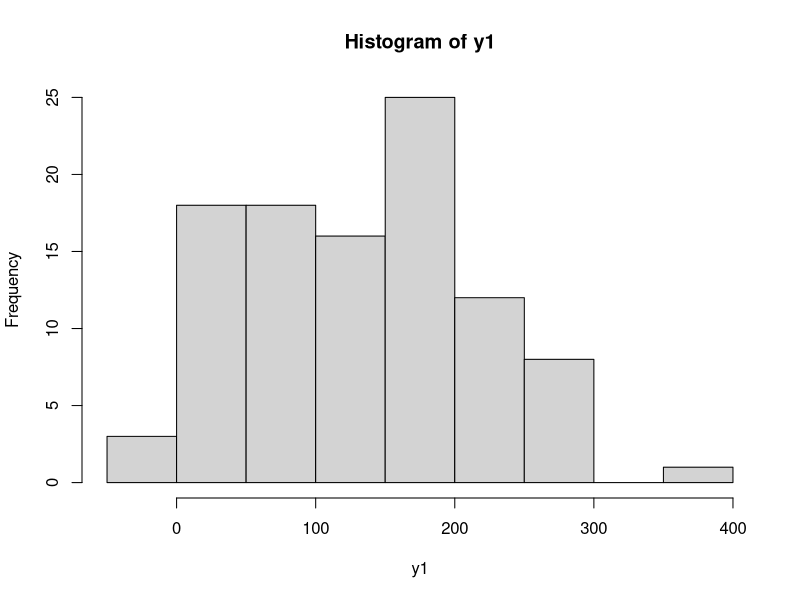
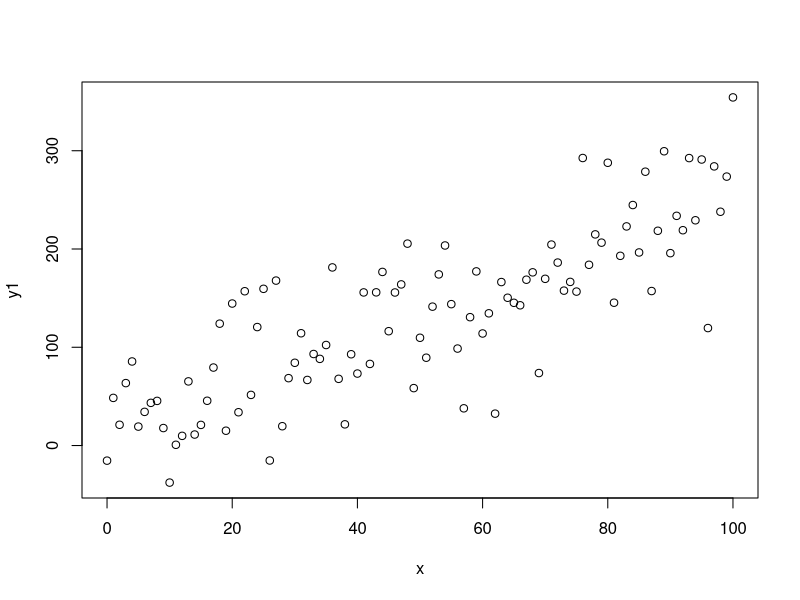
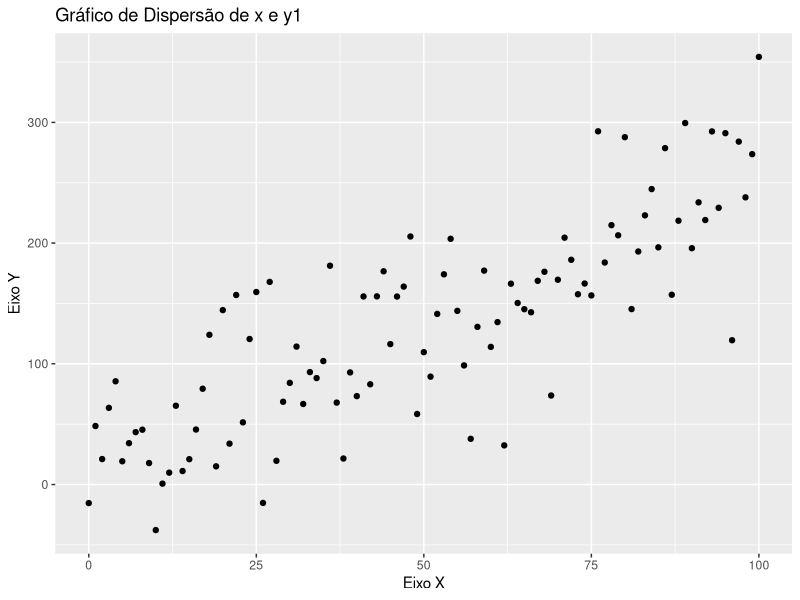
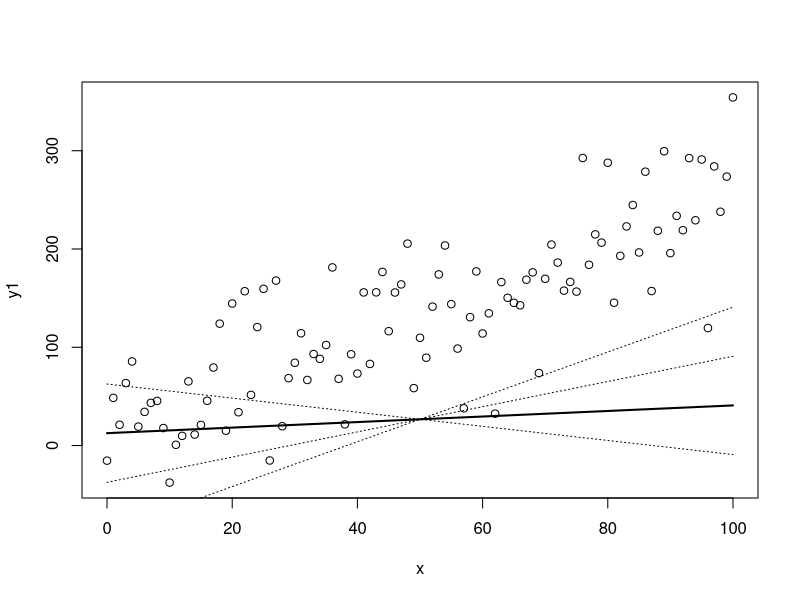
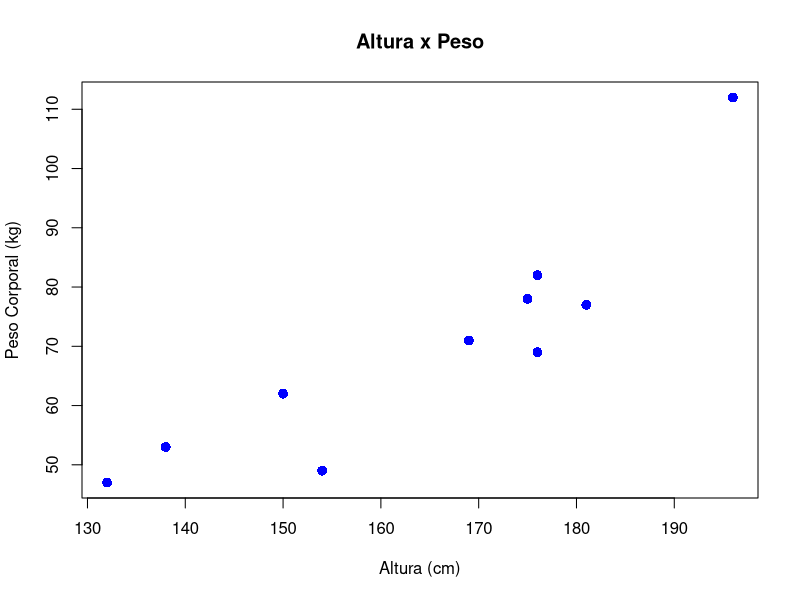
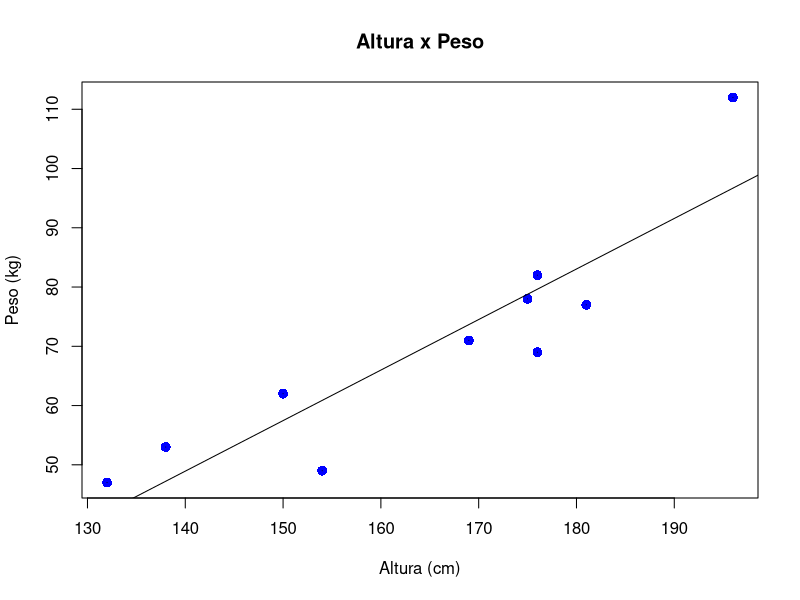
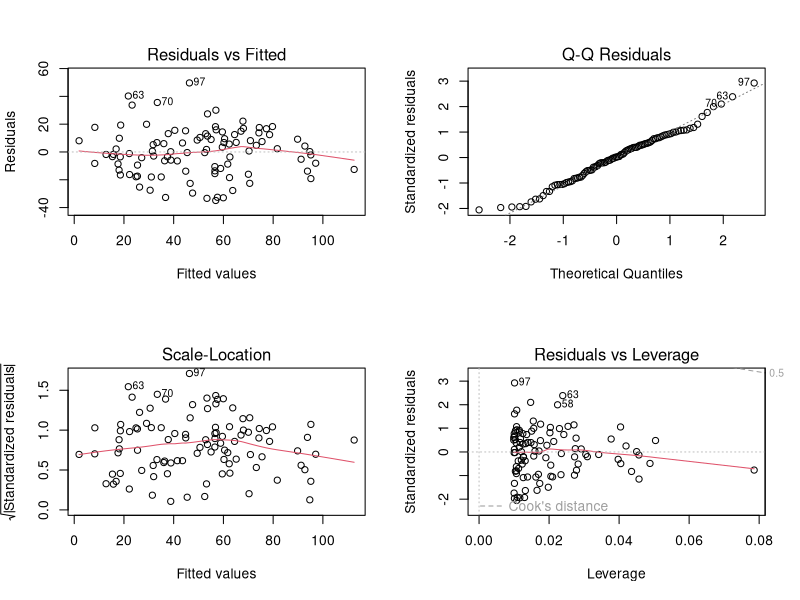

Here is the R script that generated these plots, in order:
# Lista de Exercícios Parte 1 - Capítulo 11 (Machine Learning)

# Configurando o diretório de trabalho
setwd("C:/Users/Julia/Desktop/CienciaDeDados/1.Big-Data-Analytics-com-R-e-Microsoft-Azure-Machine-Learning/11.Machine-Learning-em-Linguagem-R")
getwd()


# Carregando pacotes

library(tidyverse) # manipulação de dados
library(dplyr)     # manipulação de dados
library(corrplot)  # criar gráfico de mapa de correlação
library(ggplot2)   # criar outros gráficos (especificamente de dispersão)
library(caret)     # usado em tarefas de classificação e regressão para simplificar o processo de treinamento de modelos




## Exercício 1 - Massa de dados aleatória

# Criando a massa de dados (apesar de aleatória, y possui uma relação com os dados de x)
x <- seq(0, 100)
y <- 2 * x + 35

x
y

# Gerando uma distribuição normal
y1 <- y + rnorm(101, 0, 50)
y1

# Histograma
hist(y1)



# -> Crie um plot do relacionamento de x e y1 (criando um Scatter plot)

plot(x, y1, type = 'p')

# Usando ggplot
dados <- data.frame(x = x, y1 = y1)

ggplot(dados, aes(x = x, y = y1)) +
  geom_point() +
  labs(x = "Eixo X", y = "Eixo Y") +
  ggtitle("Gráfico de Dispersão de x e y1")



# -> Crie um modelo de regressão para as duas variáveis x e y1:

modelo <- lm(data = dados, x ~ y1)
modelo
summary(modelo)



# -> Capture os coeficentes:

coeficientes <- coef(modelo)

a <- coeficientes[1]
b <- coeficientes[2]

# Capturar os coeficientes de um modelo de regressão linear é útil por várias razões:

# -> Interpretação dos efeitos: Os coeficientes do modelo indicam como uma unidade de mudança na variável independente 
#    (no caso, y1) está associada a uma mudança na variável dependente (x). No seu modelo, o coeficiente 0.2625 indica que,
#    para cada unidade de aumento em y1, x aumenta em média 0.2625 unidades. O coeficiente de interceptação (14.0219542) 
#    representa o valor estimado de x quando y1 é igual a zero.

# -> Previsões: Você pode usar esses coeficientes para fazer previsões. Por exemplo, se você tiver um novo valor de y1, poderá
#    usar o modelo e os coeficientes para prever o valor correspondente de x.



# Fórmula de Regressão (utilizando dados dos coeficientes)
y2 <- a + b*x

# -> Visualize a linha de regressão: (antes tem que carregar a linha de código com o plot)

plot(x, y1, type = 'p')

lines(x, y2, lwd = 2)


# Simulando outras possíveis linhas de regressão

y3 <- (y2[51]-50*(b-1))+(b-1)*x
y4 <- (y2[51]-50*(b+1))+(b+1)*x
y5 <- (y2[51]-50*(b+2))+(b+2)*x
lines(x,y3,lty=3)
lines(x,y4,lty=3)
lines(x,y5,lty=3)





## Exercício 2 - Pesquisa sobre idade e tempo de reação

# Criando os dados
Idade <- c(9,13,14,21,15,18,20,8,14,23,16,21,10,12,20,
           9,13,5,15,21)

Tempo <- c(17.87,13.75,12.72,6.98,11.01,10.48,10.19,19.11,
           12.72,0.45,10.67,1.59,14.91,14.14,9.40,16.23,
           12.74,20.64,12.34,6.44)

# Crie um Gráfico de Dispersão (ScatterPlot)


# Crie um modelo de regressão


# Calcule a reta de regressão


# Crie o gráfico da reta



# Exercício 3 - Relação entre altura e peso

# Criando os dados
alturas = c(176, 154, 138, 196, 132, 176, 181, 169, 150, 175)
pesos = c(82, 49, 53, 112, 47, 69, 77, 71, 62, 78)

plot(alturas, pesos, pch = 16, cex = 1.3, col = "blue", 
     main = "Altura x Peso", 
     ylab = "Peso Corporal (kg)", 
     xlab = "Altura (cm)")

# Crie o modelo de regressão


# Visualizando o modelo


# Gere a linha de regressão


# Faça as previsões de pesos com base na nova lista de alturas
alturas2 = data.frame(c(179, 152, 134, 197, 131, 178, 185, 162, 155, 172))


# Plot
plot(alturas, pesos, pch = 16, cex = 1.3, 
     col = "blue", 
     main = "Altura x Peso", 
     ylab = "Peso (kg)", 
     xlab = "Altura (cm)")

# Construindo a linha de regressão
abline(lm(pesos ~ alturas)) 

# Obtendo o tamanho de uma das amostras de dados
num <- length(alturas)
num

# Gerando um gráfico com os valores residuais
for (k in 1: num)  
  lines(c(alturas[k], alturas[k]), 
        c(pesos[k], pesos[k]))

# Gerando gráficos com a distribuição dos resíduos
par(mfrow = c(2,2))
plot(modelo)

